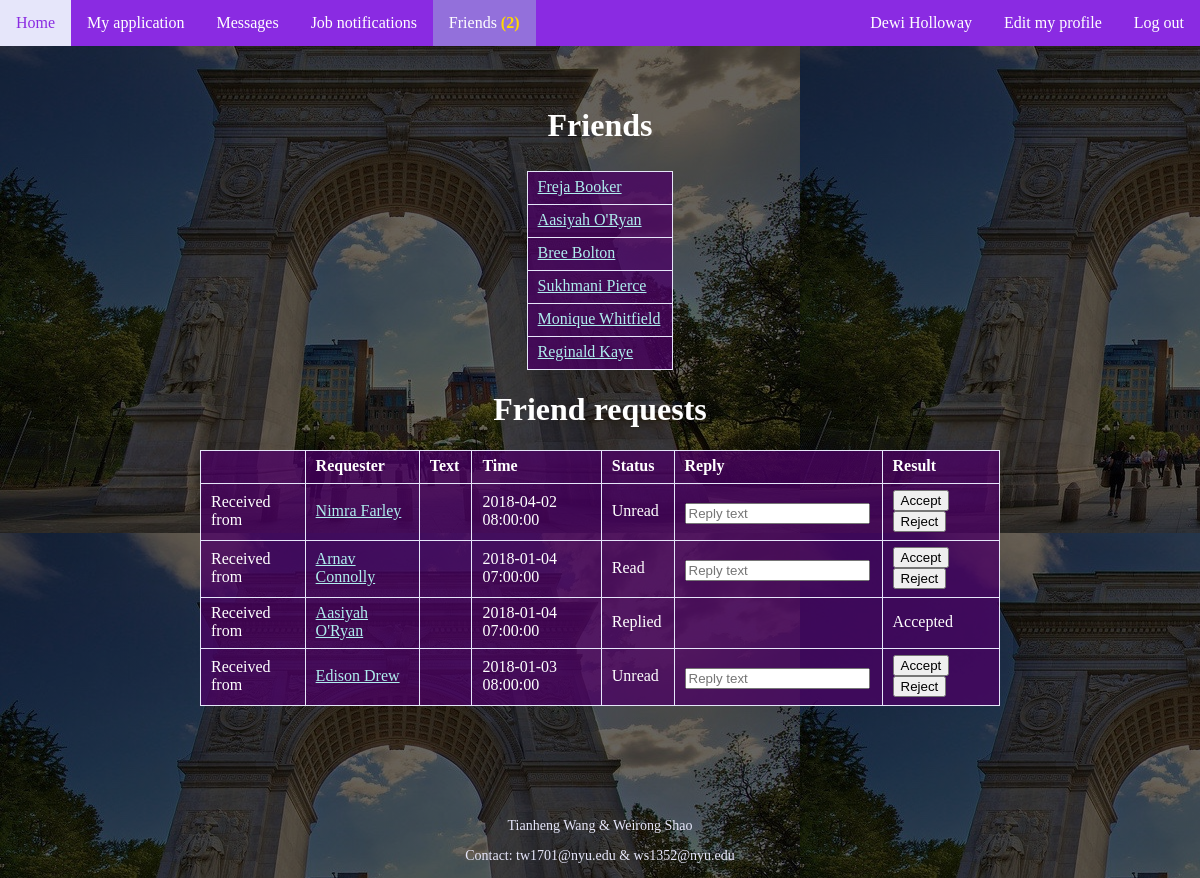
The app's page /s_friend.php (signed in) with its own data.
### tables this page shows
CREATE TABLE `Student` (
	`sid` INT NOT NULL,
    `semail` VARCHAR(45) NOT NULL UNIQUE,
	`sname` VARCHAR(45) NOT NULL,
	`spassword` VARCHAR(45) NOT NULL,
	`university` VARCHAR(127),
	`degree` VARCHAR(45),
	`major` VARCHAR(45),
	`GPA` FLOAT(3,2),
	`interests` TEXT,
	`qualifications` TEXT,
	`resume` TEXT,
	`restricted` BIT NOT NULL DEFAULT 0,
	PRIMARY KEY (`sid`)
);

### s_friend.php (the view, shortened to what this page needs)
<?php
    include_once 'includes/header.php';
    include_once 'includes/dbh.inc.php';
    $sid =$_SESSION['id'];
	$sql1 = "SELECT sid, sname
	from student natural join friend
	where sid2 = $sid";
	$result1 = mysqli_query($conn, $sql1);
	$num1 = mysqli_num_rows($result1);
    $sql = "select * from (
(select 'Received from' d, l.requesttime requesttime, r.sid sid, sname, requesttext, l.status status, replytext, result
from (friend_request l join student r on l.sid_requester = r.sid)
left join friend_req_reply f on l.sid_requester = f.sid and l.sid = f.sid_replier and l.requesttime = f.requesttime
where l.sid = $sid)
union
(select 'Sent to' d, l.requesttime requesttime, l.sid sid, sname, requesttext, l.status status, replytext, result
from (friend_request l natural join student)
left join friend_req_reply f on l.sid_requester = f.sid and l.sid = f.sid_replier and l.requesttime = f.requesttime
where l.sid_requester = $sid)) u ORDER BY requesttime DESC";
	$result = mysqli_query($conn, $sql);
	$num = mysqli_num_rows($result);
?>
<!DOCTYPE html>
<html>
 <body>
 <div class='main-container'>
  <h1>Friends</h1>
  <form method = "post">
  </form>
  <table id = "view_table" align=center class="filled">
   <?php
     for($i = 1; $i <= $num1; $i=$i+1){
		 $row = mysqli_fetch_array($result1);
	?>
	 <td><a href="student.php?id=<?php echo $row['sid'] ?>"><?php echo $row['sname']?></a></td>
	<?php
	 }
   ?>
  </table>
  <h1>Friend requests</h1>
   <table id = "view_table" align=center class="filled">
   <tr>
   <th></th>
    <th> Requester </th>
	<th> Text </th>
	<th> Time </th>
    <th> Status </th>
	<th> Reply </th>
	<th> Result </th>
   </tr>
   <?php
     for($i = 1; $i <= $num; $i=$i+1){
		 $row = mysqli_fetch_array($result);
	?><tr>
    <td><?php echo $row['d']?></td>
	 <td><a href="student.php?id=<?php echo $row['sid'] ?>"><?php echo $row['sname']?></a></td>
	 <td><?php echo $row['requesttext']?></td>
     <td><?php echo $row['requesttime']?></td>
	 <td><?php echo $row['status']?></td>
	 <?php if ($row['result'] != '')
     { ?><td><?php echo $row['replytext']?></td>
	  <td><?php echo $row['result']?></td></tr>
        <?php } else if($row['d']=='Received from') {
         ?><td><form action = "s_friend.php" method = "post">
	  <input type = "text" name = "text" placeholder="Reply text"/></td>
      <td><input type = "submit" name = "Accept"  value = "Accept" required />
      <input type = "submit" name = "Reject"  value = "Reject" required /></form></td>
	  </tr>
       <?php } else { ?>
       <td></td><td></td> </tr>
	<?php
	 }}mysqli_query($conn, "update friend_request set status='read' where sid = ".$_SESSION['id']);
   ?>
   </table>
   <br>
</div>
   </body>
 </html>
 <?php include_once 'includes/footer.php';?>

### style.css (style rules this page uses)
body { font-size: 16px; color: white; margin: 0; background: linear-gradient(rgba(0, 0, 0, 0.6), rgba(0, 0, 0, 0.6)), url('nyu.jpg'); }
header a { float: left; text-align: center; padding: 14px 16px; text-decoration: none; color: white; background-color: blueviolet; }
header a.current { background-color: mediumpurple; }
.main-container { padding-top: 40px; width: 800px; margin-left: auto; margin-right: auto; color: white; }
.main-container h1 { text-align: center; }
.main-container form { padding-top: 5px; }
.main-container a { color: paleturquoise; }
.main-container table.filled { border-collapse: collapse; background-color: rgba(75, 0, 100, 0.75); }
.main-container table.filled td, .main-container table.filled th { border: 1px solid lavender; text-align: left; padding-top: 6px; padding-bottom: 8px; padding-left: 10px; padding-right: 12px; }
.main-container-application input, .main-container-application textarea, { width: 90%; height: 40px; padding: 0px 5%; margin-bottom: 4px; background-color: #fff; border: none; font-family: arial; font-size: 16px; color:#111; line-height: 40px; }

### records on screen
student: sname "Freja Booker"
student: sname "Aasiyah O'Ryan"
student: sname "Bree Bolton"
student: sname "Sukhmani Pierce"
student: sname "Monique Whitfield"
student: sname "Reginald Kaye"

### other values on screen
$num "2"
$_SESSION['name'] "Dewi Holloway"
$row['d'] "Received from"
$row['sname'] "Nimra Farley"
$row['requesttime'] "2018-04-02 08:00:00"
$row['status'] "Unread"
$row['sname'] "Arnav Connolly"
$row['requesttime'] "2018-01-04 07:00:00"
$row['status'] "Read"
$row['sname'] "Aasiyah O'Ryan"
$row['status'] "Replied"
$row['result'] "Accepted"
$row['sname'] "Edison Drew"
$row['requesttime'] "2018-01-03 08:00:00"
